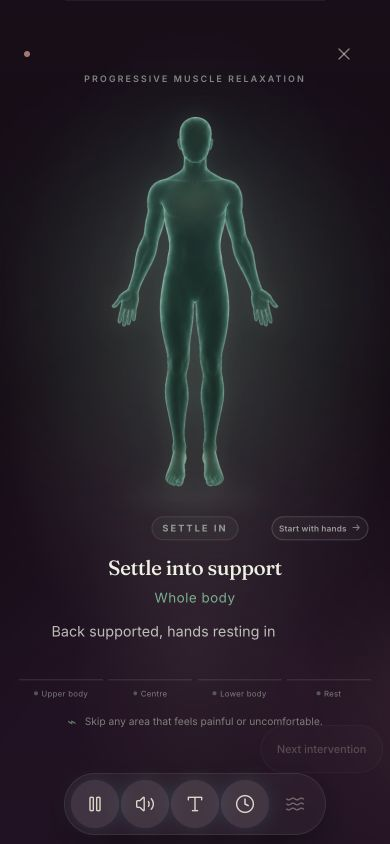
#> input picture assets/pmr-app-screenshots/01-settle-into-support.png, 390 x 844 px
$ python build_visual_asset_library.py
#> lines starting #> are read from the running program, lines starting #| are printed output that depends on the picture
from pathlib import Path
from PIL import Image, ImageDraw
import shutil

ROOT=Path(__file__).resolve().parents[1]
ASSETS=ROOT/"Visual Assets_MentiCation"
DESIGN=ROOT/"design-boards"
GEN=Path("/Users/dylandesai-rogers/.codex/generated_images/01a06452-5ddd-7242-a5ea-2412a9d1f6b1")

def ensure(*parts):
    p=ASSETS.joinpath(*parts); p.mkdir(parents=True,exist_ok=True); return p
def copy(src,dst):
    src=Path(src); dst=Path(dst); dst.parent.mkdir(parents=True,exist_ok=True); shutil.copy2(src,dst)
def crop_grid(src,out_dir,boxes,names):
    im=Image.open(src).convert("RGB")
    for box,name in zip(boxes,names):
        im.crop(box).save(out_dir/name,quality=95)

# Temporary PMR reference sheet for a single high-fidelity typography edit.
pmr_files=[
    "01-settle-into-support.png","02-hands-and-forearms-tense.png","03-hands-release.png",
    "02-shoulders-tense.png","03-jaw-release.png","04-whole-body-soften.png"
]
pmr_imgs=[Image.open(ROOT/"assets/pmr-app-screenshots"/n).convert("RGB") for n in pmr_files]
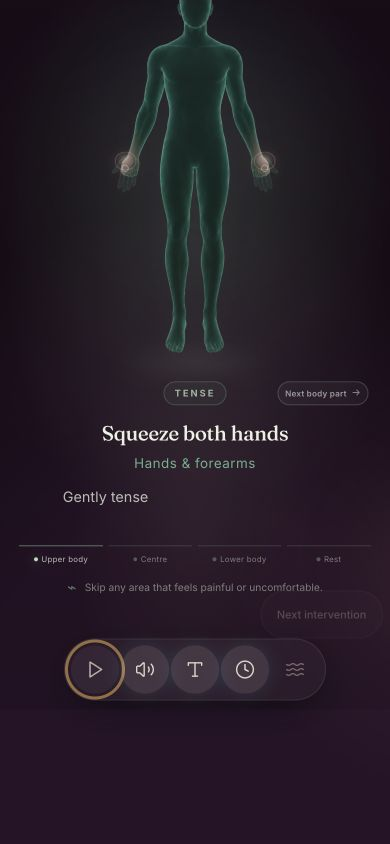
#> input picture assets/pmr-app-screenshots/02-hands-and-forearms-tense.png, 390 x 844 px
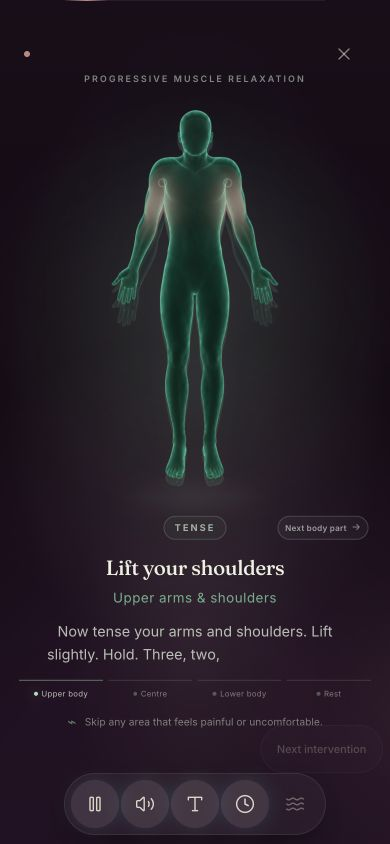
#> input picture assets/pmr-app-screenshots/03-hands-release.png, 390 x 844 px
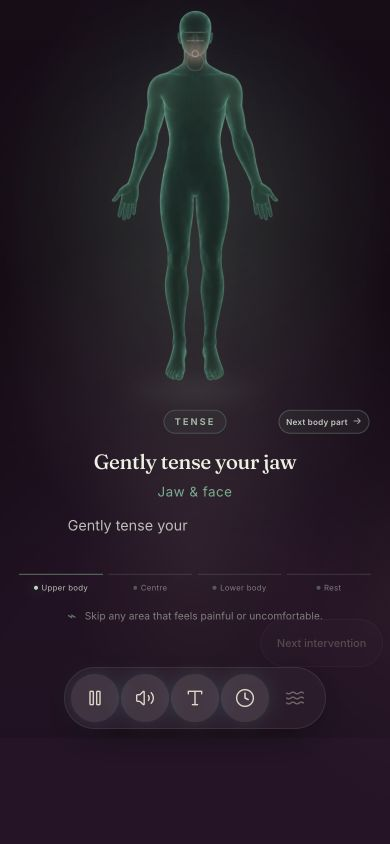
#> input picture assets/pmr-app-screenshots/02-shoulders-tense.png, 390 x 844 px
#> (the run stopped early here; a loop or call above may not have finished)
